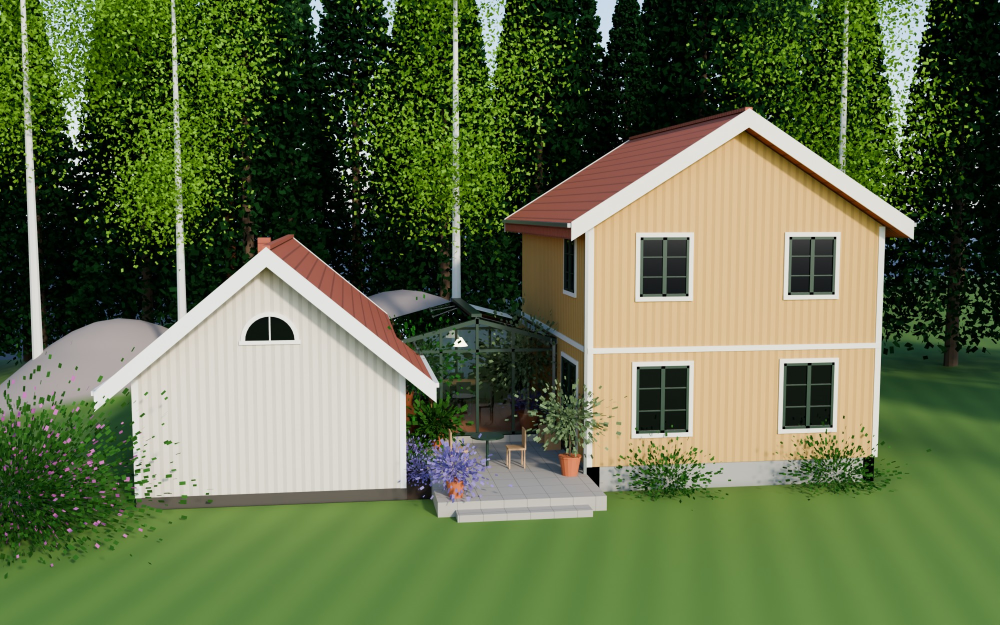
#> input picture dalstigen17/3d-modell/exterior-4m.jpg, 2000 x 1250 px (shown at 1/2 size)
$ python align2.py exterior-4m.jpg exterior-5_5m-ost0_5m.jpg
#> lines starting #> are read from the running program, lines starting #| are printed output that depends on the picture; after the words box and inside, x2 and y2 are one past the last pixel; in counts of white or black regions, pixels touching at a corner belong together
# Edge-based distortion check of AI-refined images against their 3D underlay.
# Fits scale/shift of the underlay's structural lines onto the candidate's edges (truncated chamfer),
# then reports what remains: local displacement (p90 of line-point distances) and anisotropic stretch.
# usage: python align2.py <underlay.jpg> <out_prefix> <candidate1> [...]
import sys, json, math
import cv2, numpy as np

und, outp, cands = sys.argv[1], sys.argv[2], sys.argv[3:]
U = cv2.imread(und); H, W = U.shape[:2]
#> further down, U is the input picture: shape (1250, 2000, 3); mean B, G, R 72.8, 108.4, 96.2
#> after `H, W = U.shape[:2]`: H = 1250; W = 2000
Ue = cv2.Canny(cv2.GaussianBlur(cv2.cvtColor(U, cv2.COLOR_BGR2GRAY), (5, 5), 1.5), 40, 120)
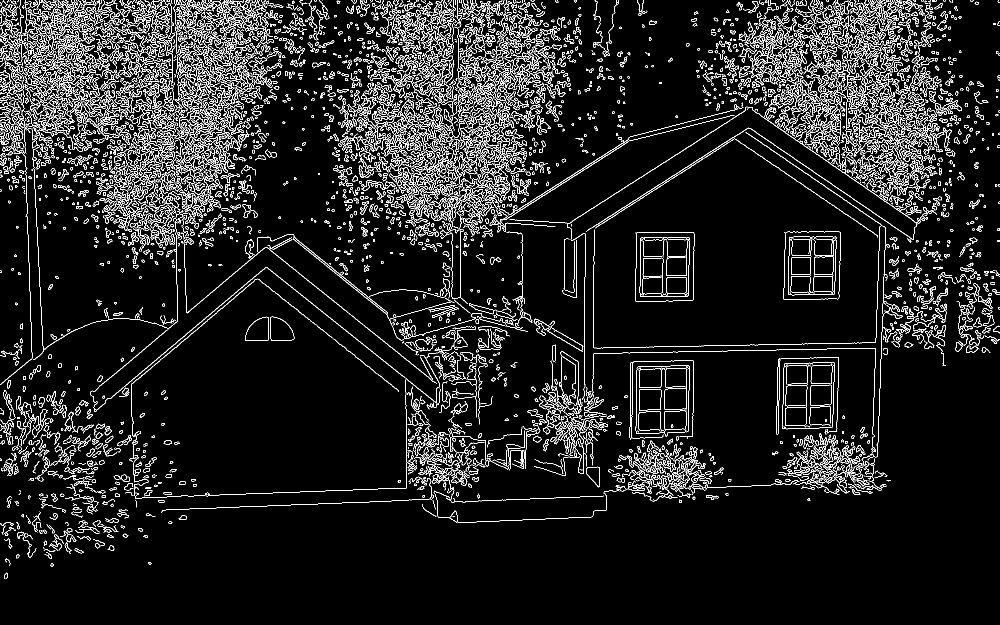
#> Ue: shape (1250, 2000) (shown at 1/2 size); 8.4% white in thin lines or dots
L = cv2.HoughLinesP(Ue, 1, np.pi / 360, 60, minLineLength=int(0.07 * W), maxLineGap=6)
#> L = 38 rows, first 6: [637, 618, 882, 813], [253, 768, 530, 535], [181, 787, 355, 641], [1145, 441, 1501, 214], [535, 495, 869, 765], [17, 88, 182, 98]
P = []
for x1, y1, x2, y2 in (np.asarray(L).reshape(-1, 4).astype(float) if L is not None else []):
    n = max(2, int(math.hypot(x2 - x1, y2 - y1) / 5))
    P += [(x1 + (x2 - x1) * t, y1 + (y2 - y1) * t) for t in np.linspace(0, 1, n)]
#> this loop made 38 passes
#> (x1, y1, x2, y2, n) on passes 1 to 12: (637, 618, 882, 813, 62), (253, 768, 530, 535, 72), (181, 787, 355, 641, 45), (1145, 441, 1501, 214, 84), (535, 495, 869, 765, 85), (17, 88, 182, 98, 33), (350, 9, 501, 13, 30), (308, 16, 462, 14, 30), (546, 985, 729, 979, 36), (1519, 310, 1758, 474, 57), (263, 767, 512, 558, 65), (1198, 706, 1404, 703, 41)
#> after the loop, P = 2033 pairs, first value 17 to 1835, second value 9 to 1042
P = np.array(P, np.float32); c = np.array([W / 2, H / 2], np.float32); T = 40.0
#> after `c = np.array([W / 2, H / 2], np.float32)`: c = [1000, 625]

def cost_vec(D, sx, sy, tx, ty, full=False):
    q = (P - c) * np.array([sx, sy], np.float32) + c + np.array([tx, ty], np.float32)
    ok = (q[:, 0] >= 0) & (q[:, 0] < W - 1) & (q[:, 1] >= 0) & (q[:, 1] < H - 1)
    d = np.full(len(P), T, np.float32); d[ok] = np.minimum(D[q[ok, 1].astype(int), q[ok, 0].astype(int)], T)
    return d if full else float(d.mean())

rep, tiles = [], []
for cp in cands:
    C0 = cv2.imread(cp); ch, cw = C0.shape[:2]
    C = cv2.resize(C0, (W, H), interpolation=cv2.INTER_AREA)
    Ce = cv2.Canny(cv2.GaussianBlur(cv2.cvtColor(C, cv2.COLOR_BGR2GRAY), (7, 7), 2.0), 60, 160)
    D = cv2.distanceTransform(255 - Ce, cv2.DIST_L2, 3)
    d0 = cost_vec(D, 1, 1, 0, 0, True)
    best = (1e9, 1, 0, 0)
    for s in np.arange(0.94, 1.061, 0.005):
        for tx in range(-40, 41, 4):
            for ty in range(-40, 41, 4):
                v = cost_vec(D, s, s, tx, ty)
                if v < best[0]: best = (v, s, tx, ty)
    _, s, tx, ty = best; tx, ty = float(tx), float(ty)
    for step_s, step_t in ((0.005, 2.0), (0.002, 1.0), (0.001, 0.5)):
        improved = True
        while improved:
            improved = False
            for ds, dt_x, dt_y in ((step_s, 0, 0), (-step_s, 0, 0), (0, step_t, 0), (0, -step_t, 0), (0, 0, step_t), (0, 0, -step_t)):
                if cost_vec(D, s + ds, s + ds, tx + dt_x, ty + dt_y) < cost_vec(D, s, s, tx, ty) - 1e-4: s, tx, ty = s + ds, tx + dt_x, ty + dt_y; improved = True
    sx, sy = s, s
    for _ in range(40):
        moved = False
        for a, b in ((0.002, 0), (-0.002, 0), (0, 0.002), (0, -0.002)):
            if cost_vec(D, sx + a, sy + b, tx, ty) < cost_vec(D, sx, sy, tx, ty) - 1e-4: sx, sy = sx + a, sy + b; moved = True
        if not moved: break
    du = cost_vec(D, s, s, tx, ty, True)
    r = {"file": cp.split('/')[-1], "size": [cw, ch], "aspect_err_pct": round(abs((cw / ch) / (W / H) - 1) * 100, 2),
         "raw_p90_pct": round(float(np.percentile(d0, 90)) / W * 100, 2), "fit_scale": round(s, 3), "fit_shift_px": [round(tx, 1), round(ty, 1)],
         "stretch_pct": round(abs(sx / sy - 1) * 100, 2), "resid_median_pct": round(float(np.median(du)) / W * 100, 2),
         "resid_p90_pct": round(float(np.percentile(du, 90)) / W * 100, 2), "lines_pts": int(len(P))}
    r["score_pct"] = round(max(r["resid_p90_pct"], r["stretch_pct"], abs(s - 1) * 100 / 4), 2)
    rep.append(r)
    M = np.float32([[s, 0, (1 - s) * c[0] + tx], [0, s, (1 - s) * c[1] + ty]])
    Cw = cv2.warpAffine(C, cv2.invertAffineTransform(M), (W, H), borderValue=(255, 255, 255))
    ov = cv2.cvtColor(cv2.cvtColor(Cw, cv2.COLOR_BGR2GRAY), cv2.COLOR_GRAY2BGR) // 2 + 100; ov[Ue > 0] = (30, 30, 235)
    lab = "%s  resid p90 %.1f%%" % (r["file"][:8], r["resid_p90_pct"])
    cv2.putText(ov, lab, (14, 44), cv2.FONT_HERSHEY_SIMPLEX, 1.3, (0, 0, 0), 5); cv2.putText(ov, lab, (14, 44), cv2.FONT_HERSHEY_SIMPLEX, 1.3, (255, 255, 255), 2)
    tiles.append(cv2.resize(ov, (W // 2, H // 2)))
rows = [np.hstack(tiles[i:i + 2] + ([np.full_like(tiles[0], 255)] if len(tiles[i:i + 2]) == 1 else [])) for i in range(0, len(tiles), 2)]
#> (the run stopped early here; a loop or call above may not have finished)

$ run again, on dalstigen17/3d-modell/exterior-5_5m.jpg
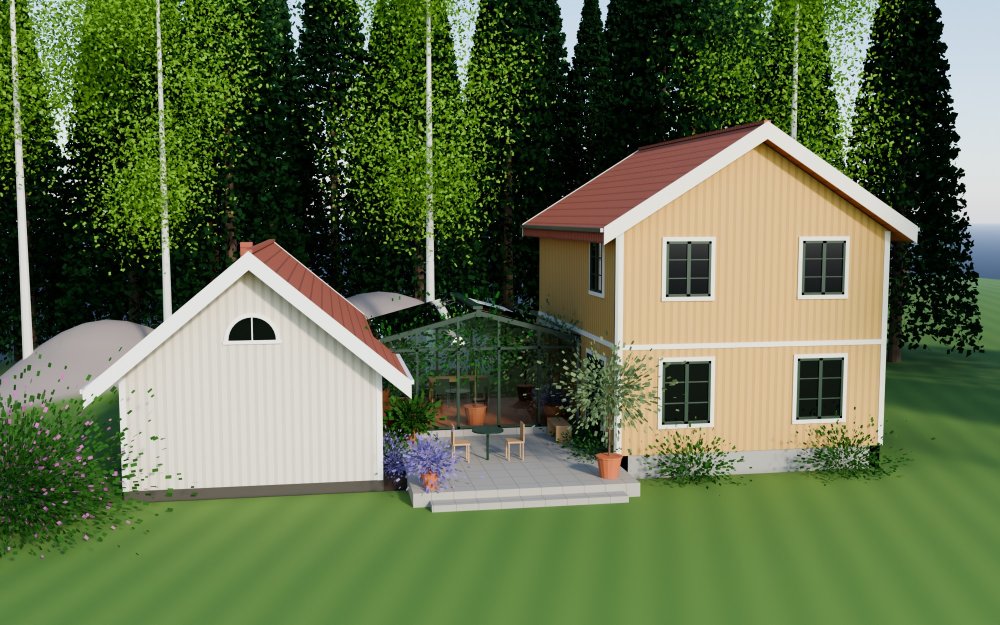
#> input picture dalstigen17/3d-modell/exterior-5_5m.jpg, 2000 x 1250 px (shown at 1/2 size)
#> U is the input picture: shape (1250, 2000, 3); mean B, G, R 74.2, 109.3, 96.2
#> `Ue = cv2.Canny(cv2.GaussianBlur(cv2.cvtColor(U, cv2.COLOR_BGR2GRAY), (..`:
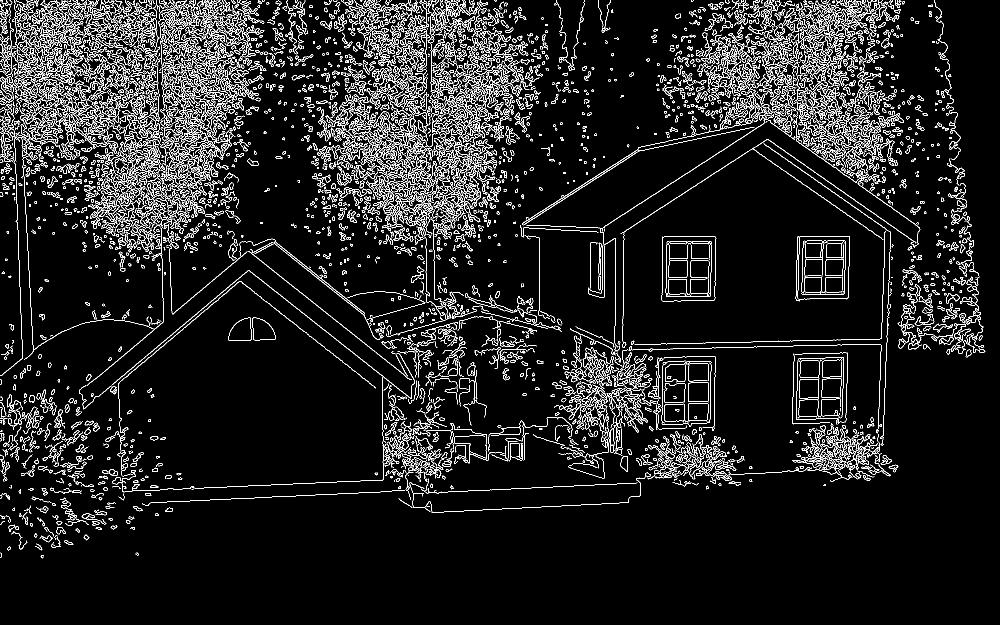
#> Ue: shape (1250, 2000) (shown at 1/2 size); 8.2% white in thin lines or dots, all inside (x1, y1, x2, y2) = (0, 0, 1971, 1117)
#> L = 36 rows, first 6: [195, 793, 496, 541], [389, 976, 765, 960], [498, 502, 808, 749], [1755, 886, 1762, 690], [185, 762, 326, 644], [499, 541, 825, 800]
#> the loop `for x1, y1, x2, y2 in (np.asarray(L).reshape(-1, 4).astype(float) if L..` made 36 passes
#> (x1, y1, x2, y2, n) on passes 1 to 8: (195, 793, 496, 541, 78), (389, 976, 765, 960, 75), (498, 502, 808, 749, 79), (1755, 886, 1762, 690, 39), (185, 762, 326, 644, 36), (499, 541, 825, 800, 83), (53, 448, 66, 702, 50), (1408, 123, 1549, 114, 28)
#> after the loop `for x1, y1, x2, y2 in (np.asarray(L).reshape(-1, 4).astype(float) if L..`: P = 1992 pairs, first value 53 to 1833, second value 114 to 1017

$ run again, on dalstigen17/3d-modell/gard-5_5m-ost0_5m.jpg
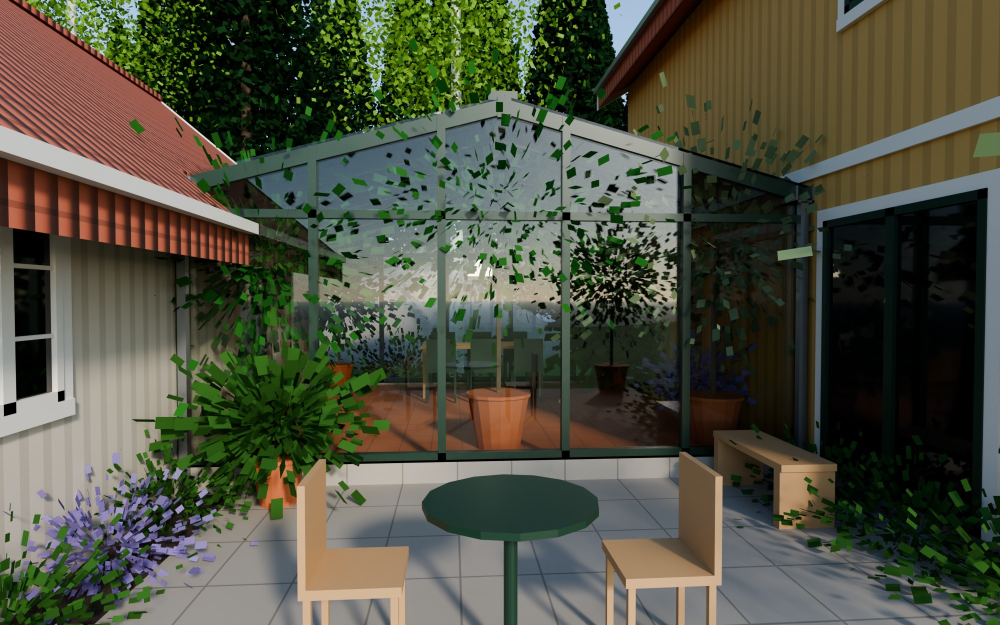
#> input picture dalstigen17/3d-modell/gard-5_5m-ost0_5m.jpg, 2000 x 1250 px (shown at 1/2 size)
#> U is the input picture: shape (1250, 2000, 3); mean B, G, R 63.9, 79.8, 78.2
#> `Ue = cv2.Canny(cv2.GaussianBlur(cv2.cvtColor(U, cv2.COLOR_BGR2GRAY), (..`:
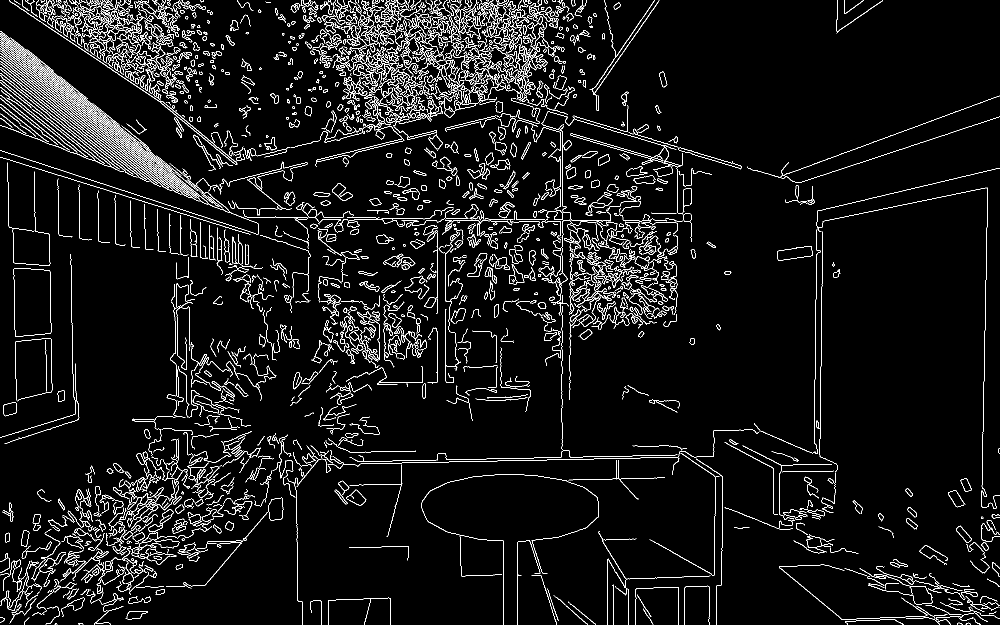
#> Ue: shape (1250, 2000) (shown at 1/2 size); 5.7% white in thin lines or dots
#> L = 80 rows, first 6: [75, 325, 561, 483], [18, 1, 328, 210], [1146, 232, 1481, 331], [1147, 238, 1386, 308], [440, 368, 613, 325], [56, 157, 321, 372]
#> the loop `for x1, y1, x2, y2 in (np.asarray(L).reshape(-1, 4).astype(float) if L..` made 80 passes
#> (x1, y1, x2, y2, n) on passes 1 to 8: (75, 325, 561, 483, 102), (18, 1, 328, 210, 74), (1146, 232, 1481, 331, 69), (1147, 238, 1386, 308, 49), (440, 368, 613, 325, 35), (56, 157, 321, 372, 68), (1143, 267, 1361, 331, 45), (10, 87, 347, 364, 87)
#> after the loop `for x1, y1, x2, y2 in (np.asarray(L).reshape(-1, 4).astype(float) if L..`: P = 4156 pairs, first value 0 to 1999, second value 1 to 1249
